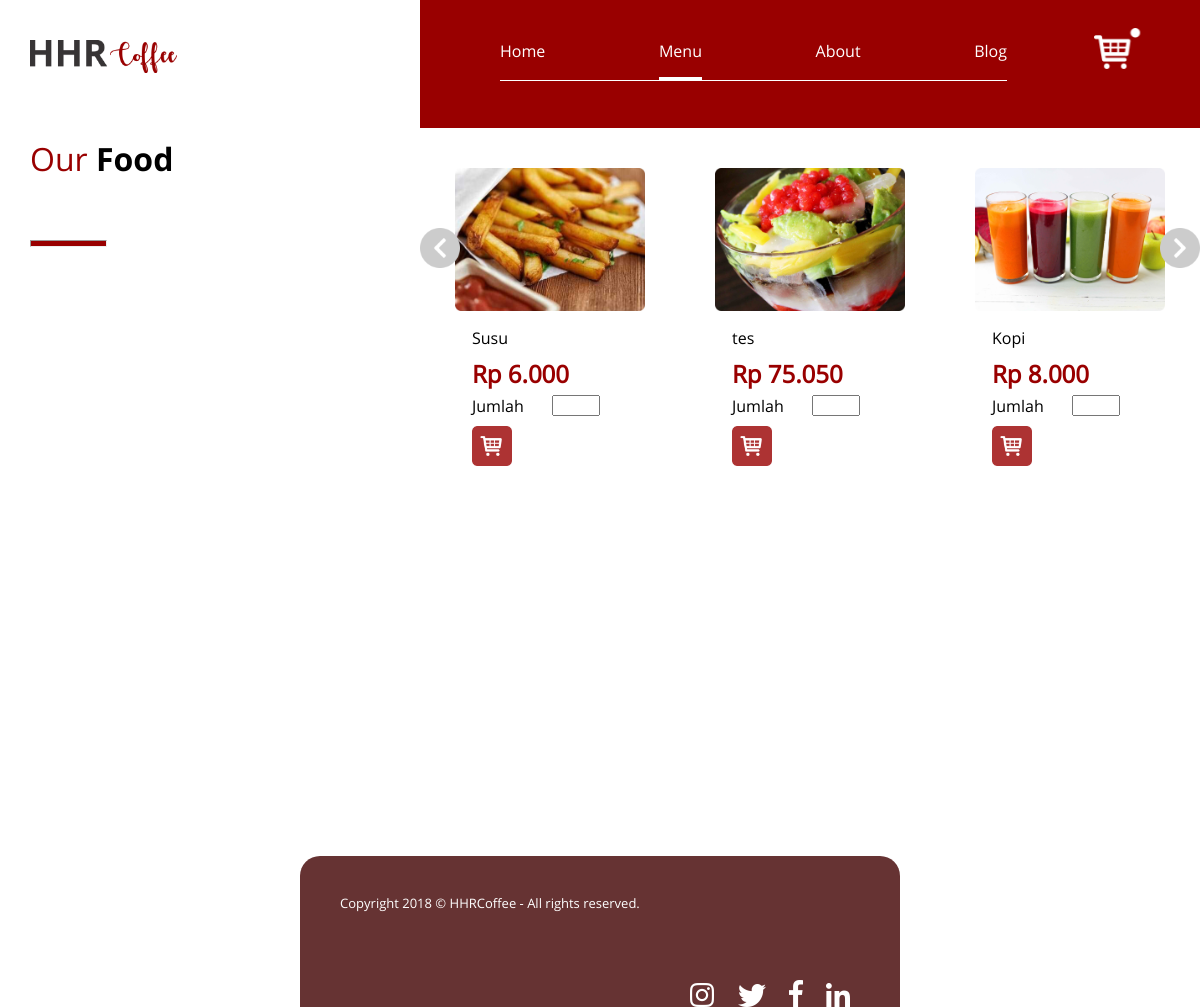
Page /menu.php on the committed database.
### tables this page shows
CREATE TABLE `barang` (
  `id` int(11) NOT NULL,
  `nm_barang` varchar(30) NOT NULL,
  `deskripsi` varchar(40) NOT NULL,
  `foto` text NOT NULL,
  `harga` int(6) NOT NULL
);

### koneksi/koneksi.php (called while the page is built, shortened)
<?php
class Database {
	private $host = "localhost";
	private $user = "root";
	private $pass = "fay";
	private $dbname = "hore";
	function __construct() {
		$this->con = new Mysqli($this->host, $this->user, $this->pass, $this->dbname);
	}
}
function rupiah($num) {
	return number_format($num, 0, ',', '.');
}
function cart($key){
	return isset($_SESSION['cart'][$key]) ? $_SESSION['cart'][$key] : NULL;
}
include_once 'barang.class.php';

### koneksi/barang.class.php (called while the page is built, shortened)
<?php
class Barang extends Database {
	function tampil(){
		$q = $this->con->query("SELECT * FROM barang");
		$res = [];
		if ($q->num_rows > 0) {
			while($r = $q->fetch_object()){
				$res[] = $r;
			}
		}
		return $res;
	}
}

### menu.php (the view, shortened to what this page needs)
<?php
include 'koneksi/koneksi.php';
$brg = new Barang();
?><!DOCTYPE html>
<html>
<head>
	<link rel="stylesheet" type="text/css" href="https://cdn.jsdelivr.net/npm/slick-carousel@1.8.1/slick/slick.css"/>
	<link rel="stylesheet" href="hhr.css">
</head>
<body>
	<div id="sidebar1">
		<img src="Logo.png" alt="" class="Logo">
		<h1 class="Judul1"><span class="subjudul1">Our</span> Food</h1>
		<h3 class="textkosong">asdfghj</h3>
		<hr class="garis">
	</div>
	<div id="konten_putih">
		<div class="blok_merah">
			<div class="navbar">
				<a href="index.php">Home</a>
				<a href="menu.php" class="border1">Menu</a>
				<a href="about.php">About</a>
				<a href="blog.php">Blog</a>
			</div>
		</div>
		<a href="form_pesan.php" class="button2"><img src="Troli.png" alt=""></a>
		<div class="slider_menu2">
			<?php foreach ($brg->tampil() as $n => $row): ?>
			<div class="menu_sect1">
				<img src="foto/<?php echo $row->foto ?>" alt="<?php echo $row->nm_barang ?>" class="menu1">
				<div class="text_menu">
					<h2 class="menu_text1">Rp <?php echo rupiah($row->harga) ?></h2>
					<p class="menu_text2"><?php echo $row->nm_barang ?></p>
					<p class="menu_text3">Jumlah</p>
					<input type="number" name="quantity[<?php echo $row->id ?>]" value="<?php echo cart($row->id) ?>" min="0" max="20" class="qty">
					<br>
					<button type="button" brg-id="<?php echo $row->id ?>" class="btn-cart"><img src="in_troly.png" alt="cart" class="in_troly"></button>
				</div>
			</div>
			<?php endforeach ?>
		</div>
	</div>
<div id="footer">
	<p class="textfooter">Copyright 2018 © HHRCoffee - All rights reserved.</p>
	<div class="icon">
		<a href="ig"><img src="igicon.png" alt=""></a>
		<a href="tw"><img src="twittericon.png" alt=""></a>
		<a href="fb"><img src="fbicon.png" alt=""></a>
		<a href="in"><img src="linkedinicon.png" alt=""></a>
	</div>
</div>
</body>
</html>

### hhr.css (style rules this page uses)
#sidebar1 { width: 35%; float: left; }
.Logo { width: 35%; margin-left: 30px; margin-top: 40px; }
.subjudul1 { font-family: 'Opens Sans'; color: #990000; font-weight: 300; }
.Judul1 { margin-left: 30px; font-family: 'Opens Sans Bold'; margin-top: 60px; margin-bottom: 0px; }
.garis { width: 75px; height: 5px; background-color: #990000; margin-left: 30px; }
#konten_putih { background-color: #fff; width: 65%; float: left; height: 100vh; }
.blok_merah { background-color: #990000; height: 16%; }
.textkosong { color: #fff; }
#footer { width: 50%; background-color: #663333; height: 15%; position: absolute; bottom: 0; font-weight: 300; font-size: 13px; left: 50%; margin-left: -25%; border-radius: 20px 20px 0 0; }
.textfooter { font-family: 'Opens Sans'; color: white; font-weight: 300; font-size: 13px; padding: 25px 40px; float: left; }
.icon { float: right; padding: 30px 40px; }
.icon > a { margin: 10px; }
.navbar { border-bottom: 1px solid #fff; width: 65%; margin-left: 80px; display: flex; justify-content: space-between; }
.navbar > a { float: left; margin-right: 50px; margin-left: 50px; color: white; font-family: 'Opens Sans'; font-weight: 300; margin-top: 40px; text-decoration: none; padding-bottom: 15px; }
.navbar > a:first-child { margin-left: 0; }
.navbar > a:last-child { margin-right: 0; }
.border1 { border-bottom: 3px solid; }
.button2 { position: fixed; top: 28px; right: 55px; }
.button2 > img { width: 90%; }
body { height: 100%; margin: 0; padding: 0; }
html { height: 100%; }
.menu1 { width: 190px; padding-top: 40px; }
.menu_text1 { font-family: 'Opens Sans'; position: absolute; padding-top: 10px; color: #990000; }
.menu_text2 { font-family: 'Opens Sans'; }
.menu_text3 { font-family: 'Opens Sans'; position: absolute; margin-top: 30px; }
.qty { margin-top: 30px; margin-left:80px; width: 40px; }
.slider_menu2 div img { text-align: center; margin: auto; }
.text_menu { margin-left: 52px; }
.in_troly { width: 40px; float: left; padding-top: 10px; }

### menu.php (style rules this page uses)
button.btn-cart { background: transparent; border: 0; cursor: pointer; padding: 0; margin: 10px 0 0; opacity: .8; }
button.btn-cart > img { padding-top: 0; }

### rows in the picture
barang: foto (picture), harga "6.000", nm_barang "Susu"
barang: foto (picture), harga "75.050", nm_barang "tes"
barang: foto (picture), harga "8.000", nm_barang "Kopi"
